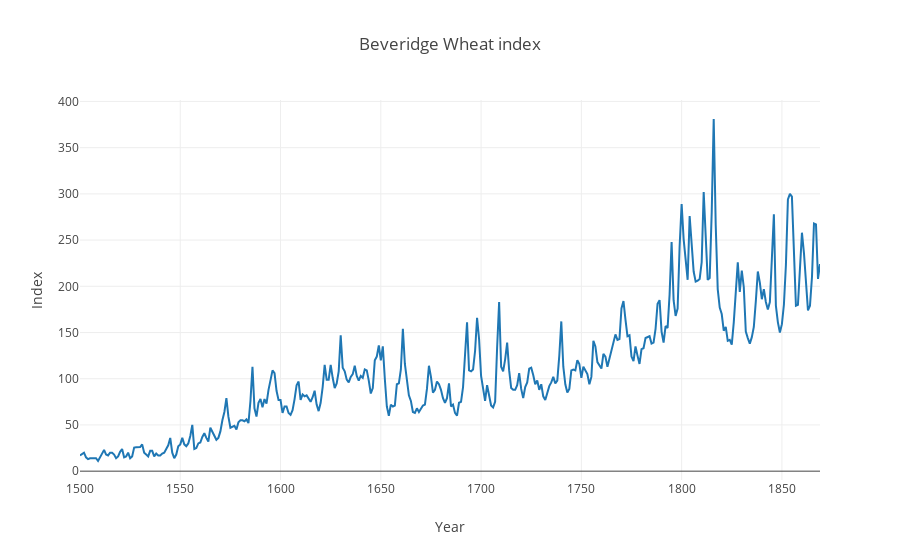
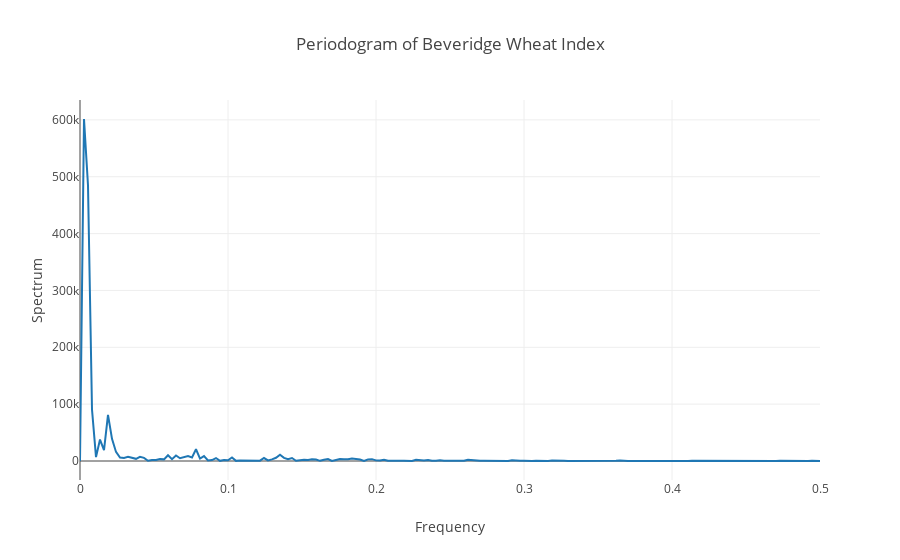
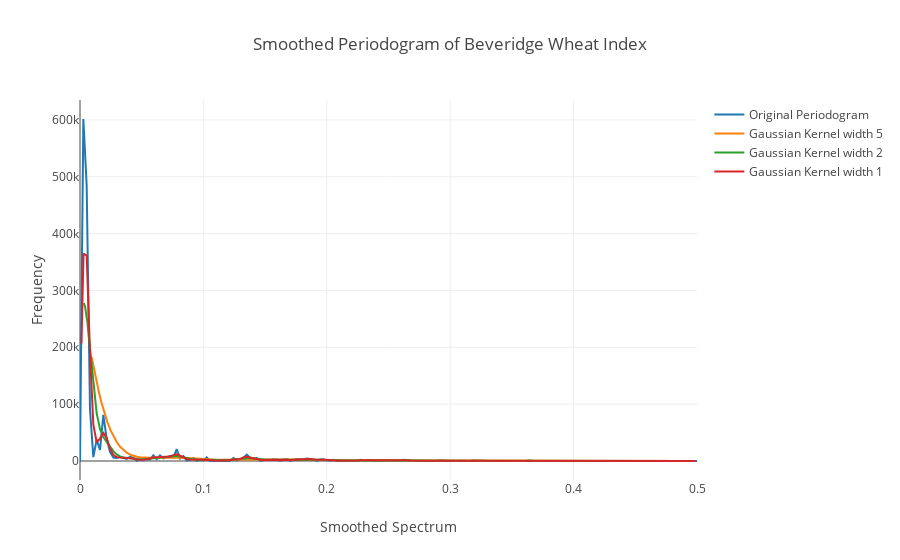

Notebook code for these charts, in order:
### Code cell
from scipy import signal
import numpy as np
import matplotlib.pyplot as plt
fs = 1 # sampling rate
x = df_price
freq, espectro = signal.periodogram(x, fs)

data=[go.Scatter(x=df['year'], y=df_price, mode='lines')]
layout = go.Layout(
    title='Beveridge Wheat index',
    xaxis={'title':'Year'},
    yaxis={'title':'Index'}
)
fig = go.Figure(data=data, layout=layout)
py.iplot(fig)

data=[go.Scatter(x=freq, y=espectro, mode='lines')]
layout = go.Layout(
    title='Periodogram of Beveridge Wheat Index',
    xaxis={'title':'Frequency'},
    yaxis={'title':'Spectrum'}
)
fig = go.Figure(data=data, layout=layout)
py.iplot(fig)

index_greatest = np.where(espectro == max(espectro))[0]
print(f"PICOS DO PERIODOGRAMA")
print(f"Maior Pico: {max(espectro)} em frequência: {freq[index_greatest]}")
tmp_pico = max(espectro)
tmp_index_greatest = index_greatest
espectro[index_greatest] = 0
index_greatest = np.where(espectro == max(espectro))[0]
print(f"Segundo Maior Pico: {max(espectro)} em frequência: {freq[index_greatest]}")
espectro[tmp_index_greatest] = tmp_pico

import matplotlib.pyplot as plt
import numpy as np
from scipy import interpolate
from scipy import ndimage

print("**********************************************************************")
print(f"Estimador Suavizado de periodograma usando filtro Gaussiano")
print("**********************************************************************")

print(f"\nEstimação não paramétrica\n")

print(f"\nPara construir um estimador suavizado de periodograma,\n"+ 
      f"devemos aplicar o método de suavização no domínio do frequência\n"+
      f"depois de calcular o periodograma cru")

y_sm = espectro
x_sm = freq

y = y_sm.tolist()
x = x_sm.tolist()

y_sm = np.array(y)
x_sm = np.array(x)

# resample to lots more points - needed for the smoothed curves
x_smooth = np.linspace(x_sm.min(), x_sm.max(), 200)

sigma = 5 #tamanho da janela do filtro gaussiano
x_g1d2 = ndimage.gaussian_filter1d(x_sm, sigma)
y_g1d2 = ndimage.gaussian_filter1d(y_sm, sigma)

sigma = 2 #tamanho da janela do filtro gaussiano
x_g1d3 = ndimage.gaussian_filter1d(x_sm, sigma)
y_g1d3 = ndimage.gaussian_filter1d(y_sm, sigma)

sigma = 1 #tamanho da janela do filtro gaussiano
x_g1d4 = ndimage.gaussian_filter1d(x_sm, sigma)
y_g1d4 = ndimage.gaussian_filter1d(y_sm, sigma)

data = [go.Scatter(x=x_sm, y=y_sm, mode='lines', name="Original Periodogram")]
data += [go.Scatter(x=x_g1d2, y=y_g1d2, mode='lines', name="Gaussian Kernel width 5")]
data += [go.Scatter(x=x_g1d3, y=y_g1d3, mode='lines', name="Gaussian Kernel width 2")]
data += [go.Scatter(x=x_g1d4, y=y_g1d4, mode='lines', name="Gaussian Kernel width 1")]

layout = go.Layout(
    title='Smoothed Periodogram of Beveridge Wheat Index',
    xaxis={'title':'Smoothed Spectrum'},
    yaxis={'title':'Frequency'}
)
fig = go.Figure(data=data, layout=layout)
py.iplot(fig)

print(f"\nObs2.: O tamanho de janela 1 parece mais adequado\n\n")

### Figure 1 — Plotly figure (JSON) as saved in the notebook; plotly's stock layout.template omitted (floating-point values rounded to 4 significant figures; data arrays with more than 128 entries replaced by an {"elided": "..."} marker saying what was removed)
{"data": [{"mode": "lines", "type": "scatter", "uid": "17d9fa80-4412-42a8-b9d3-a013ec2d786a", "x": {"elided": "370 int values"}, "y": {"elided": "370 float values"}}], "layout": {"title": {"text": "Beveridge Wheat index"}, "xaxis": {"title": {"text": "Year"}}, "yaxis": {"title": {"text": "Index"}}}}

### Figure 2 — Plotly figure (JSON) as saved in the notebook; plotly's stock layout.template omitted (floating-point values rounded to 4 significant figures; data arrays with more than 128 entries replaced by an {"elided": "..."} marker saying what was removed)
{"data": [{"mode": "lines", "type": "scatter", "uid": "f07b201c-f173-482c-93c6-eec45163884c", "x": {"elided": "186 float values"}, "y": {"elided": "186 float values"}}], "layout": {"title": {"text": "Periodogram of Beveridge Wheat Index"}, "xaxis": {"title": {"text": "Frequency"}}, "yaxis": {"title": {"text": "Spectrum"}}}}

### Figure 3 — Plotly figure (JSON) as saved in the notebook; plotly's stock layout.template omitted (floating-point values rounded to 4 significant figures; data arrays with more than 128 entries replaced by an {"elided": "..."} marker saying what was removed)
{"data": [{"mode": "lines", "name": "Original Periodogram", "type": "scatter", "uid": "3b13eaf7-fa5a-4ab6-b11e-64f329b9143a", "x": {"elided": "186 float values"}, "y": {"elided": "186 float values"}}, {"mode": "lines", "name": "Gaussian Kernel width 5", "type": "scatter", "uid": "21f501d8-219a-4801-b0d7-32adf61ad8da", "x": {"elided": "186 float values"}, "y": {"elided": "186 float values"}}, {"mode": "lines", "name": "Gaussian Kernel width 2", "type": "scatter", "uid": "640de8b7-0d05-4543-9dbb-8db8cc2e6142", "x": {"elided": "186 float values"}, "y": {"elided": "186 float values"}}, {"mode": "lines", "name": "Gaussian Kernel width 1", "type": "scatter", "uid": "bc83530a-13d6-407b-92a4-a631c13e4c46", "x": {"elided": "186 float values"}, "y": {"elided": "186 float values"}}], "layout": {"title": {"text": "Smoothed Periodogram of Beveridge Wheat Index"}, "xaxis": {"title": {"text": "Smoothed Spectrum"}}, "yaxis": {"title": {"text": "Frequency"}}}}
